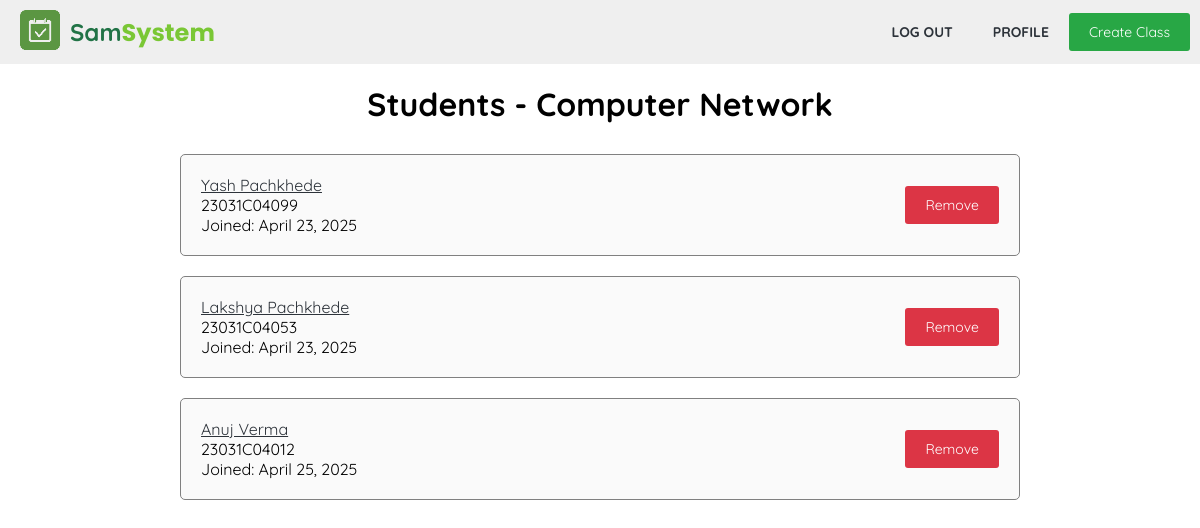
Screenshot of /teacher/class_students.php?id=5 (signed in) with the database file from the repository.
### tables this page shows
CREATE TABLE `class` (
  `id` int(11) NOT NULL,
  `name` varchar(100) DEFAULT NULL,
  `description` text DEFAULT NULL,
  `teacher_id` int(11) DEFAULT NULL,
  `date_created` datetime DEFAULT current_timestamp(),
  `branch` int(11) DEFAULT NULL
);

CREATE TABLE `attends` (
  `student_id` int(11) NOT NULL,
  `class_id` int(11) NOT NULL,
  `date_joined` datetime DEFAULT current_timestamp()
);

CREATE TABLE `user` (
  `id` int(11) NOT NULL,
  `name` varchar(50) NOT NULL,
  `email` varchar(100) NOT NULL,
  `password` varchar(255) NOT NULL,
  `type` enum('student','teacher','admin') NOT NULL DEFAULT 'student',
  `approved` tinyint(1) NOT NULL DEFAULT 0,
  `date_created` date DEFAULT current_timestamp()
);

CREATE TABLE `student_profile` (
  `student_id` int(11) NOT NULL,
  `roll_no` varchar(15) NOT NULL,
  `branch` int(11) DEFAULT NULL,
  `bio` varchar(200) DEFAULT NULL
);

### utils.php (called while the page is built, shortened)
<?php
function getRecords($conn, $table, $parameter, $value){
	$stmt = $conn->prepare("SELECT * FROM $table WHERE $parameter = ?");
	$stmt->bind_param('i', $value);
	$stmt->execute();
	$result = $stmt->get_result();
	return $result;
}
function getFormattedDate($str){
	return (new DateTime($str))->format('F j, Y');
}
?>

### teacher/class_students.php (the view, shortened to what this page needs)
<?php
require '../db/db_connector.php';
require '../utils.php';
$class_id = $_GET['id'];
$class_data = getRecords($conn, "class", "id", $class_id)->fetch_assoc();
?>
<!DOCTYPE html>
<html lang="en">
<head>
	<link rel="stylesheet" href="../css/util.css">
	<link rel="stylesheet" href="../css/style.css">
</head>
<body>
	<?php require '..\components\nav_sm.php'; ?>
	<div class="container mt20">
		<div class="d-f-col">
			<?php
			$result =getRecords($conn, "attends", "class_id", $class_id);
			if ($result->num_rows > 0){
				echo "<h1 class='mb20'>Students - " . $class_data['name'] . "</h1>";
			} else {
				echo "<h1 class='mb20'>No students in " . $class_data['name'] . "</h1>";
			}
			while ($row = $result->fetch_assoc()) {
				$user_id = $row['student_id'];
				$user_data = getRecords($conn, "user", "id", $user_id)->fetch_assoc();
				$user_profile_data = getRecords($conn, "student_profile", "student_id", $user_id)->fetch_assoc();
				echo"<div class='user-row'>
				<div class='user-row-left'>
				<a class='user-row-name td-u' href='/attendence/" . $user_data['type']. "/profile.php?id=". $user_data['id'] . "&action=view'>" . $user_data['name'] . "</a>
				<p>". $user_profile_data['roll_no'] ."</p>
				<p class='user-row-date'>Joined: ".  getFormattedDate($row['date_joined']). " </p>
				</div>
				<div class='user-row-right'>
				<form action='class_students.php?id=$class_id' method='POST'>
				<input type='hidden' name='remove_student_id' value='$user_id'>
				<input type='hidden' name='action' value='remove_student'>
				<button type='submit' class='btn btn-r'>Remove</button>
				</form>
				</div>
				</div>";
			}
			?>
		</div>
	</div>
</body>
</html>

### css/util.css (style rules this page uses)
:root { --color-primary: #217346; --color-primary-light: #7ac735; --color-accent: #ff9900; --color-background: #fafafa; --color-text-dark: #2d333a; --color-highlight: #FFF9C4; --color-info: #00bcfe; --color-info-dark: #0095c7; --color-light-blue: #eaf4ff; --color-green: #28a745; --color-red: #dc3545; --color-green-dark:#218838; --color-red-dark: #c82333; }
a { text-decoration: none; color:var(--color-text-dark) ; }
.d-f-col { display: flex; justify-content: center; flex-direction: column; align-items: center; }
.mb20 { margin-bottom: 20px !important; }
.mt20 { margin-top: 20px !important; }
.btn { padding: 10px 20px; font-weight: normal; background: var(--color-green); border-radius: 3px; color: white; text-align: center; cursor: pointer; transition: all 0.5s ease-out; outline: none; border: none; font-size: 14px; }
.btn-r { background: var(--color-red); }
.td-u { text-decoration: underline !important; }

### css/style.css (style rules this page uses)
* { margin: 0; padding: 0; font-family: "Quicksand", sans-serif; box-sizing: border-box; }
.user-row { display: flex; justify-content: space-between; align-items: center; width: 80%; background: var(--color-background); padding: 20px; border-radius: 5px; border: 1px solid grey; margin: 10px auto; }
.user-row-right { display: flex; justify-content: center; align-items: center; gap: 10px; }
.container { max-width: 1050px; margin: auto auto; }

### rows the page displays
class: name "Computer Network"
attends: student.name "Yash Pachkhede", student_profile.roll_no "23031C04099", date_joined "April 23, 2025"
attends: student.name "Lakshya Pachkhede", student_profile.roll_no "23031C04053", date_joined "April 23, 2025"
attends: student.name "Anuj Verma", student_profile.roll_no "23031C04012", date_joined "April 25, 2025"
